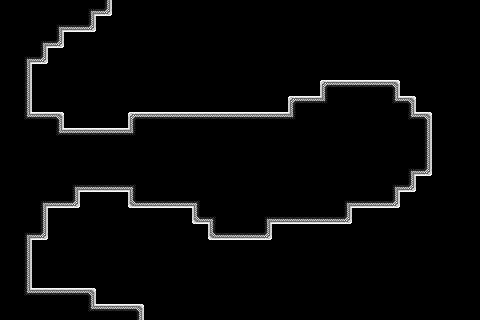

Below is a game level as drawn by its tile map, then a one-line description and the .tmx file that defines it, in full:
An orthogonal 30x20 tile map with 16x16 px tiles, 4 tile layers (bkg_far, bkg_close, ground, foreground), 2 tilesets.

<map version="1.10" tiledversion="1.11.0" orientation="orthogonal" renderorder="right-down" width="30" height="20" tilewidth="16" tileheight="16" infinite="0" nextlayerid="5" nextobjectid="1">
 <tileset firstgid="1" source="../../PlaceholderSprites.tsx" />
 <tileset firstgid="106" source="../../memory_block.tsx" />
 <layer id="4" name="bkg_far" width="30" height="20">
  <properties>
   <property name="unity:sortinglayer" value="Bkg_far" />
  </properties>
  <data encoding="csv">
0,0,0,0,0,0,0,0,0,0,0,0,0,0,0,0,0,0,0,0,0,0,0,0,0,0,0,0,0,0,
0,0,0,0,0,0,0,0,0,0,0,0,0,0,0,0,0,0,0,0,0,0,0,0,0,0,0,0,0,0,
0,0,0,0,0,0,0,0,0,0,0,0,0,0,0,0,0,0,0,0,0,0,0,0,0,0,0,0,0,0,
0,0,0,0,0,0,0,0,0,0,0,0,0,0,0,0,0,0,0,0,0,0,0,0,0,0,0,0,0,0,
0,0,0,0,0,0,0,0,0,0,0,0,0,0,0,0,0,0,0,0,0,0,0,0,0,0,0,0,0,0,
0,0,0,0,0,0,0,0,0,0,0,0,0,0,0,0,0,0,0,0,0,0,0,0,0,0,0,0,0,0,
0,0,0,0,0,0,0,0,0,0,0,0,0,0,0,0,0,0,0,0,0,0,0,0,0,0,0,0,0,0,
0,0,0,0,0,0,0,0,0,0,0,0,0,0,0,0,0,0,0,0,0,0,0,0,0,0,0,0,0,0,
0,0,0,0,0,0,0,0,0,0,0,0,0,0,0,0,0,0,0,0,0,0,0,0,0,0,0,0,0,0,
0,0,0,0,0,0,0,0,0,0,0,0,0,0,0,0,0,0,0,0,0,0,0,0,0,0,0,0,0,0,
0,0,0,0,0,0,0,0,0,0,0,0,0,0,0,0,0,0,0,0,0,0,0,0,0,0,0,0,0,0,
0,0,0,0,0,0,0,0,0,0,0,0,0,0,0,0,0,0,0,0,0,0,0,0,0,0,0,0,0,0,
0,0,0,0,0,0,0,0,0,0,0,0,0,0,0,0,0,0,0,0,0,0,0,0,0,0,0,0,0,0,
0,0,0,0,0,0,0,0,0,0,0,0,0,0,0,0,0,0,0,0,0,0,0,0,0,0,0,0,0,0,
0,0,0,0,0,0,0,0,0,0,0,0,0,0,0,0,0,0,0,0,0,0,0,0,0,0,0,0,0,0,
0,0,0,0,0,0,0,0,0,0,0,0,0,0,0,0,0,0,0,0,0,0,0,0,0,0,0,0,0,0,
0,0,0,0,0,0,0,0,0,0,0,0,0,0,0,0,0,0,0,0,0,0,0,0,0,0,0,0,0,0,
0,0,0,0,0,0,0,0,0,0,0,0,0,0,0,0,0,0,0,0,0,0,0,0,0,0,0,0,0,0,
0,0,0,0,0,0,0,0,0,0,0,0,0,0,0,0,0,0,0,0,0,0,0,0,0,0,0,0,0,0,
0,0,0,0,0,0,0,0,0,0,0,0,0,0,0,0,0,0,0,0,0,0,0,0,0,0,0,0,0,0
</data>
 </layer>
 <layer id="1" name="bkg_close" width="30" height="20">
  <properties>
   <property name="unity:sortinglayer" value="Bkg" />
  </properties>
  <data encoding="csv">
0,0,0,0,0,0,0,0,0,0,0,0,0,0,0,0,0,0,0,0,0,0,0,0,0,0,0,0,0,0,
0,0,0,0,0,0,0,0,0,0,0,0,0,0,0,0,0,0,0,0,0,0,0,0,0,0,0,0,0,0,
0,0,0,0,0,0,0,0,0,0,0,0,0,0,0,0,0,0,0,0,0,0,0,0,0,0,0,0,0,0,
0,0,0,0,0,0,0,0,0,0,0,0,0,0,0,0,0,0,0,0,0,0,0,0,0,0,0,0,0,0,
0,0,0,0,0,0,0,0,0,0,0,0,0,0,0,0,0,0,0,0,0,0,0,0,0,0,0,0,0,0,
0,0,0,0,0,0,0,0,0,0,0,0,0,0,0,0,0,0,0,0,0,0,0,0,0,0,0,0,0,0,
0,0,0,0,0,0,0,0,0,0,0,0,0,0,0,0,0,0,0,0,0,0,0,0,0,0,0,0,0,0,
0,0,0,0,0,0,0,0,0,0,0,0,0,0,0,0,0,0,0,0,0,0,0,0,0,0,0,0,0,0,
0,0,0,0,0,0,0,0,0,0,0,0,0,0,0,0,0,0,0,0,0,0,0,0,0,0,0,0,0,0,
0,0,0,0,0,0,0,0,0,0,0,0,0,0,0,0,0,0,0,0,0,0,0,0,0,0,0,0,0,0,
0,0,0,0,0,0,0,0,0,0,0,0,0,0,0,0,0,0,0,0,0,0,0,0,0,0,0,0,0,0,
0,0,0,0,0,0,0,0,0,0,0,0,0,0,0,0,0,0,0,0,0,0,0,0,0,0,0,0,0,0,
0,0,0,0,0,0,0,0,0,0,0,0,0,0,0,0,0,0,0,0,0,0,0,0,0,0,0,0,0,0,
0,0,0,0,0,0,0,0,0,0,0,0,0,0,0,0,0,0,0,0,0,0,0,0,0,0,0,0,0,0,
0,0,0,0,0,0,0,0,0,0,0,0,0,0,0,0,0,0,0,0,0,0,0,0,0,0,0,0,0,0,
0,0,0,0,0,0,0,0,0,0,0,0,0,0,0,0,0,0,0,0,0,0,0,0,0,0,0,0,0,0,
0,0,0,0,0,0,0,0,0,0,0,0,0,0,0,0,0,0,0,0,0,0,0,0,0,0,0,0,0,0,
0,0,0,0,0,0,0,0,0,0,0,0,0,0,0,0,0,0,0,0,0,0,0,0,0,0,0,0,0,0,
0,0,0,0,0,0,0,0,0,0,0,0,0,0,0,0,0,0,0,0,0,0,0,0,0,0,0,0,0,0,
0,0,0,0,0,0,0,0,0,0,0,0,0,0,0,0,0,0,0,0,0,0,0,0,0,0,0,0,0,0
</data>
 </layer>
 <layer id="2" name="ground" width="30" height="20">
  <properties>
   <property name="unity:layer" value="Ground" />
   <property name="unity:sortinglayer" value="Ground" />
  </properties>
  <data encoding="csv">
112,112,112,112,112,115,118,0,0,0,0,0,0,0,0,0,0,0,0,0,0,0,0,0,0,0,0,0,0,0,
112,112,112,115,117,118,0,0,0,0,0,0,0,0,0,0,0,0,0,0,0,0,0,0,0,0,0,0,0,0,
112,112,115,118,0,0,0,0,0,0,0,0,0,0,0,0,0,0,0,0,0,0,0,0,0,0,0,0,0,0,
112,115,118,0,0,0,0,0,0,0,0,0,0,0,0,0,0,0,0,0,0,0,0,0,0,0,0,0,0,0,
112,113,0,0,0,0,0,0,0,0,0,0,0,0,0,0,0,0,0,0,0,0,0,0,0,0,0,0,0,0,
112,113,0,0,0,0,0,0,0,0,0,0,0,0,0,0,0,0,0,0,106,107,107,107,108,0,0,0,0,0,
112,113,0,0,0,0,0,0,0,0,0,0,0,0,0,0,0,0,106,107,109,112,112,112,110,108,0,0,0,0,
112,110,107,108,0,0,0,0,106,107,107,107,107,107,107,107,107,107,109,112,112,112,112,112,112,110,108,0,0,0,
112,112,112,110,107,107,107,107,109,112,112,112,112,112,112,112,112,112,112,112,112,112,112,112,112,112,113,0,0,0,
112,112,112,112,112,112,112,112,112,112,112,112,112,112,112,112,112,112,112,112,112,112,112,112,112,112,113,0,0,0,
112,112,112,112,112,112,112,112,112,112,112,112,112,112,112,112,112,112,112,112,112,112,112,112,112,115,118,0,0,0,
112,112,112,112,115,117,117,117,114,112,112,112,112,112,112,112,112,112,112,112,112,112,112,112,115,118,0,0,0,0,
112,112,115,117,118,0,0,0,116,117,117,117,114,112,112,112,112,112,112,112,112,115,117,117,118,0,0,0,0,0,
112,112,113,0,0,0,0,0,0,0,0,0,116,114,112,112,115,117,117,117,117,118,0,0,0,0,0,0,0,0,
112,115,118,0,0,0,0,0,0,0,0,0,0,116,117,117,118,0,0,0,0,0,0,0,0,0,0,0,0,0,
112,113,0,0,0,0,0,0,0,0,0,0,0,0,0,0,0,0,0,0,0,0,0,0,0,0,0,0,0,0,
112,113,0,0,0,0,0,0,0,0,0,0,0,0,0,0,0,0,0,0,0,0,0,0,0,0,0,0,0,0,
112,113,0,0,0,0,0,0,0,0,0,0,0,0,0,0,0,0,0,0,0,0,0,0,0,0,0,0,0,0,
112,110,107,107,107,108,0,0,0,0,0,0,0,0,0,0,0,0,0,0,0,0,0,0,0,0,0,0,0,0,
112,112,112,112,112,110,107,107,108,0,0,0,0,0,0,0,0,0,0,0,0,0,0,0,0,0,0,0,0,0
</data>
 </layer>
 <layer id="3" name="foreground" width="30" height="20">
  <properties>
   <property name="unity:sortinglayer" value="Foreground" />
  </properties>
  <data encoding="csv">
0,0,0,0,0,0,0,0,0,0,0,0,0,0,0,0,0,0,0,0,0,0,0,0,0,0,0,0,0,0,
0,0,0,0,0,0,0,0,0,0,0,0,0,0,0,0,0,0,0,0,0,0,0,0,0,0,0,0,0,0,
0,0,0,0,0,0,0,0,0,0,0,0,0,0,0,0,0,0,0,0,0,0,0,0,0,0,0,0,0,0,
0,0,0,0,0,0,0,0,0,0,0,0,0,0,0,0,0,0,0,0,0,0,0,0,0,0,0,0,0,0,
0,0,0,0,0,0,0,0,0,0,0,0,0,0,0,0,0,0,0,0,0,0,0,0,0,0,0,0,0,0,
0,0,0,0,0,0,0,0,0,0,0,0,0,0,0,0,0,0,0,0,0,0,0,0,0,0,0,0,0,0,
0,0,0,0,0,0,0,0,0,0,0,0,0,0,0,0,0,0,0,0,0,0,0,0,0,0,0,0,0,0,
0,0,0,0,0,0,0,0,0,0,0,0,0,0,0,0,0,0,0,0,0,0,0,0,0,0,0,0,0,0,
0,0,0,0,0,0,0,0,0,0,0,0,0,0,0,0,0,0,0,0,0,0,0,0,0,0,0,0,0,0,
0,0,0,0,0,0,0,0,0,0,0,0,0,0,0,0,0,0,0,0,0,0,0,0,0,0,0,0,0,0,
0,0,0,0,0,0,0,0,0,0,0,0,0,0,0,0,0,0,0,0,0,0,0,0,0,0,0,0,0,0,
0,0,0,0,0,0,0,0,0,0,0,0,0,0,0,0,0,0,0,0,0,0,0,0,0,0,0,0,0,0,
0,0,0,0,0,0,0,0,0,0,0,0,0,0,0,0,0,0,0,0,0,0,0,0,0,0,0,0,0,0,
0,0,0,0,0,0,0,0,0,0,0,0,0,0,0,0,0,0,0,0,0,0,0,0,0,0,0,0,0,0,
0,0,0,0,0,0,0,0,0,0,0,0,0,0,0,0,0,0,0,0,0,0,0,0,0,0,0,0,0,0,
0,0,0,0,0,0,0,0,0,0,0,0,0,0,0,0,0,0,0,0,0,0,0,0,0,0,0,0,0,0,
0,0,0,0,0,0,0,0,0,0,0,0,0,0,0,0,0,0,0,0,0,0,0,0,0,0,0,0,0,0,
0,0,0,0,0,0,0,0,0,0,0,0,0,0,0,0,0,0,0,0,0,0,0,0,0,0,0,0,0,0,
0,0,0,0,0,0,0,0,0,0,0,0,0,0,0,0,0,0,0,0,0,0,0,0,0,0,0,0,0,0,
0,0,0,0,0,0,0,0,0,0,0,0,0,0,0,0,0,0,0,0,0,0,0,0,0,0,0,0,0,0
</data>
 </layer>
</map>
